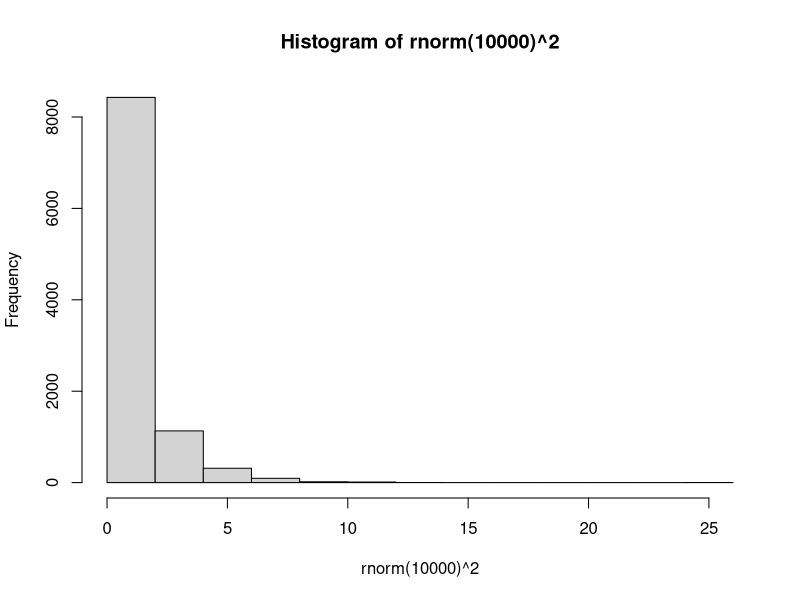

Reproduce this figure in R.
## ---- chunk 1
hist(rnorm(10000)^2)
## ---- chunk 2
pnorm(-1, mean=-2, sd=3, lower.tail=FALSE)
pnorm(1/3, lower.tail = FALSE)
## ---- chunk 3
pnorm(7, mean=1, sd=2, lower.tail=T) - pnorm(0, mean=1, sd=2, lower.tail=T)
pnorm(3, lower.tail = T) - pnorm(-0.5, lower.tail = T)
## ---- chunk 4
1-pnorm(2, mean=1, sd=3, lower.tail=T) + pnorm(-2, mean=1, sd=3, lower.tail=T)
1-pnorm(1/3, lower.tail = T) + pnorm(-1, lower.tail = T)
